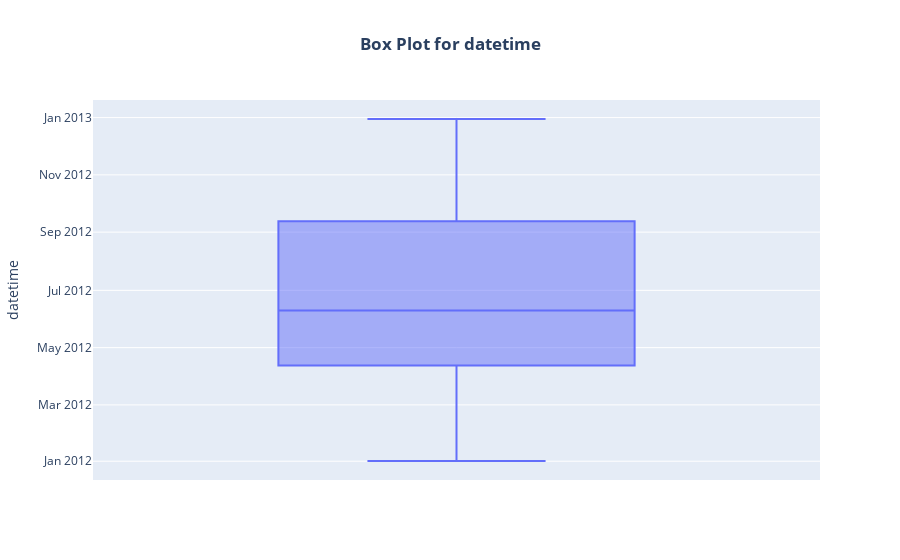
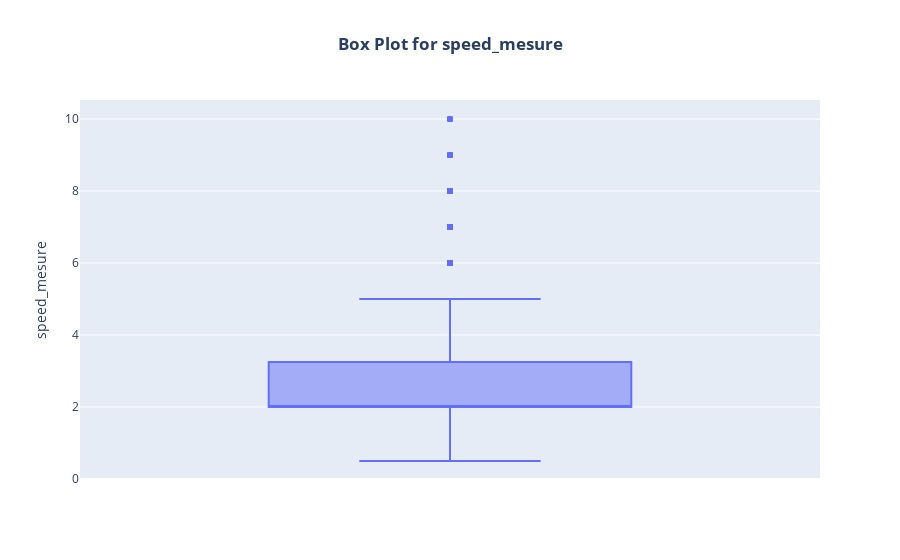
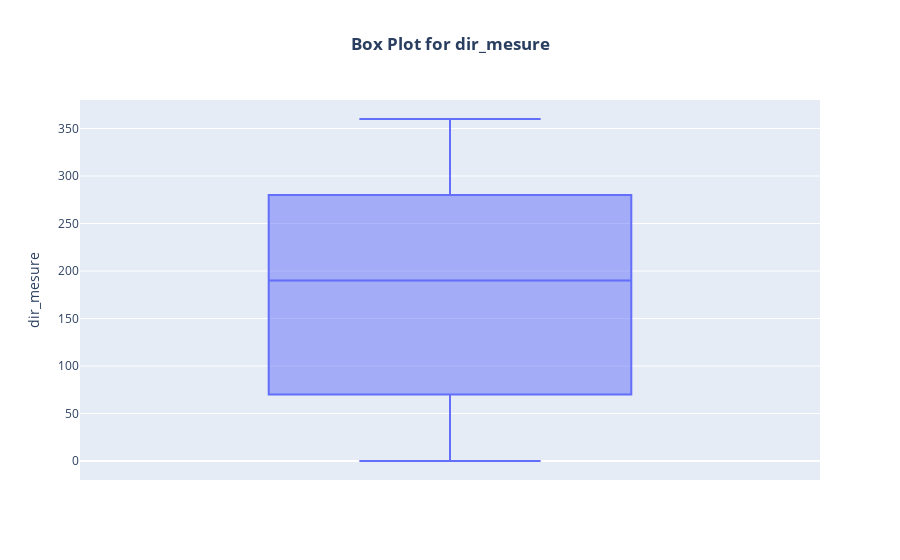
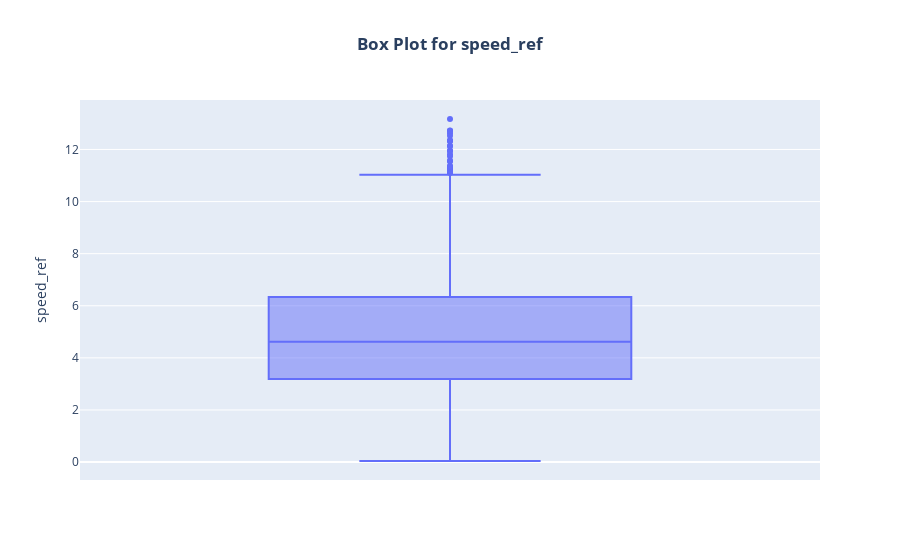

Here is the notebook cell these charts were saved with, in order:
### Code cell
for column in merged.columns:
    fig = px.box(merged, y=column, title=f'Box Plot for {column}')
    
    # Update layout to center the title and make it bold
    fig.update_layout(
        title=dict(text=f'<b>Box Plot for {column}</b>', x=0.5),
        boxmode='group'  
    )
    
    fig.show()

### Figure 1 — Plotly figure (JSON) as saved in the notebook; plotly's stock layout.template omitted (floating-point values rounded to 4 significant figures; data arrays with more than 128 entries replaced by an {"elided": "..."} marker saying what was removed)
{"data": [{"alignmentgroup": "True", "hovertemplate": "datetime=%{y}<extra></extra>", "legendgroup": "", "marker": {"color": "#636efa"}, "name": "", "notched": false, "offsetgroup": "", "orientation": "v", "showlegend": false, "type": "box", "x0": " ", "xaxis": "x", "y": {"elided": "3505 str values"}, "y0": " ", "yaxis": "y"}], "layout": {"boxmode": "group", "legend": {"tracegroupgap": 0}, "title": {"text": "<b>Box Plot for datetime</b>", "x": 0.5}, "xaxis": {"anchor": "y", "domain": [0, 1]}, "yaxis": {"anchor": "x", "domain": [0, 1], "title": {"text": "datetime"}}}}

### Figure 2 — Plotly figure (JSON) as saved in the notebook; plotly's stock layout.template omitted (floating-point values rounded to 4 significant figures; data arrays with more than 128 entries replaced by an {"elided": "..."} marker saying what was removed)
{"data": [{"alignmentgroup": "True", "hovertemplate": "speed_mesure=%{y}<extra></extra>", "legendgroup": "", "marker": {"color": "#636efa"}, "name": "", "notched": false, "offsetgroup": "", "orientation": "v", "showlegend": false, "type": "box", "x0": " ", "xaxis": "x", "y": {"elided": "3505 float values"}, "y0": " ", "yaxis": "y"}], "layout": {"boxmode": "group", "legend": {"tracegroupgap": 0}, "title": {"text": "<b>Box Plot for speed_mesure</b>", "x": 0.5}, "xaxis": {"anchor": "y", "domain": [0, 1]}, "yaxis": {"anchor": "x", "domain": [0, 1], "title": {"text": "speed_mesure"}}}}

### Figure 3 — Plotly figure (JSON) as saved in the notebook; plotly's stock layout.template omitted (floating-point values rounded to 4 significant figures; data arrays with more than 128 entries replaced by an {"elided": "..."} marker saying what was removed)
{"data": [{"alignmentgroup": "True", "hovertemplate": "dir_mesure=%{y}<extra></extra>", "legendgroup": "", "marker": {"color": "#636efa"}, "name": "", "notched": false, "offsetgroup": "", "orientation": "v", "showlegend": false, "type": "box", "x0": " ", "xaxis": "x", "y": {"elided": "3505 int values"}, "y0": " ", "yaxis": "y"}], "layout": {"boxmode": "group", "legend": {"tracegroupgap": 0}, "title": {"text": "<b>Box Plot for dir_mesure</b>", "x": 0.5}, "xaxis": {"anchor": "y", "domain": [0, 1]}, "yaxis": {"anchor": "x", "domain": [0, 1], "title": {"text": "dir_mesure"}}}}

### Figure 4 — Plotly figure (JSON) as saved in the notebook; plotly's stock layout.template omitted (floating-point values rounded to 4 significant figures; data arrays with more than 128 entries replaced by an {"elided": "..."} marker saying what was removed)
{"data": [{"alignmentgroup": "True", "hovertemplate": "speed_ref=%{y}<extra></extra>", "legendgroup": "", "marker": {"color": "#636efa"}, "name": "", "notched": false, "offsetgroup": "", "orientation": "v", "showlegend": false, "type": "box", "x0": " ", "xaxis": "x", "y": {"elided": "3505 float values"}, "y0": " ", "yaxis": "y"}], "layout": {"boxmode": "group", "legend": {"tracegroupgap": 0}, "title": {"text": "<b>Box Plot for speed_ref</b>", "x": 0.5}, "xaxis": {"anchor": "y", "domain": [0, 1]}, "yaxis": {"anchor": "x", "domain": [0, 1], "title": {"text": "speed_ref"}}}}
